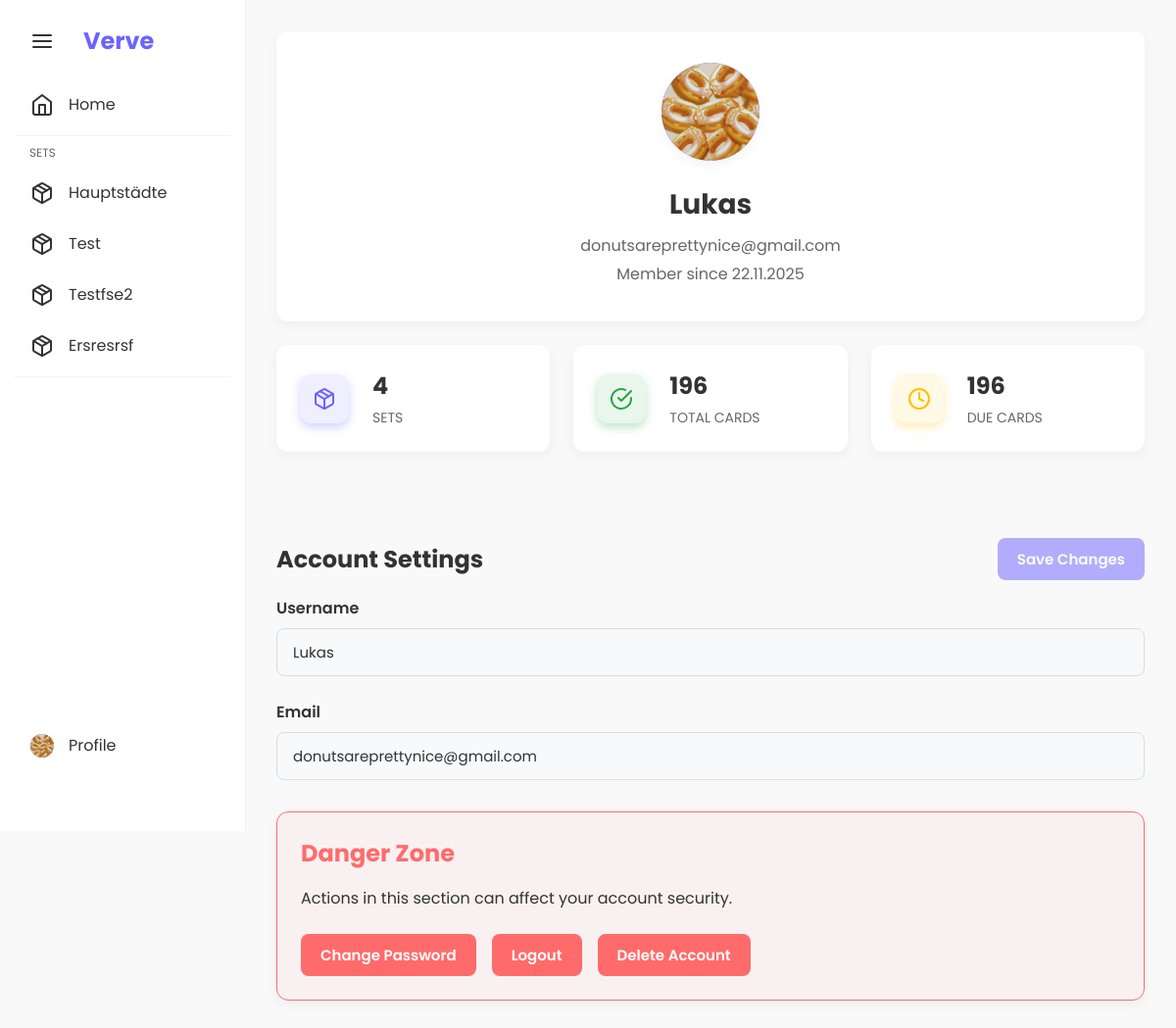
The app's page /auth/profile (signed in) with its own data.
### app/models/vocab_set.py (models this page shows, shortened)
class VocabSet(db.Model):
    __tablename__ = 'vocab_sets'
    id = db.Column(db.Integer, primary_key=True)
    name = db.Column(db.String(100), nullable=False)
    user_id = db.Column(db.Integer, db.ForeignKey('users.id'), nullable=True)  # None for shared sets
    is_shared = db.Column(db.Boolean, nullable=False, default=False)
    created_at = db.Column(db.DateTime, nullable=False, default=datetime.now)
    updated_at = db.Column(db.DateTime, nullable=False, default=datetime.now, onupdate=datetime.now)
    cards = db.relationship('Card', backref='vocab_set', lazy=True, cascade='all, delete-orphan')
    def get_due_cards(self) -> List['Card']:
        from app.models.card import Card
        return [card for card in self.cards if card.is_due()]
    def get_statistics(self) -> dict:
        level_counts = {}
        for card in self.cards:
            level = card.level
            level_counts[level] = level_counts.get(level, 0) + 1
        return {
            'total_cards': len(self.cards),
            'level_counts': level_counts,
            'due_cards': len(self.get_due_cards())
        }

### app/models/user.py (models this page shows, shortened)
class User(UserMixin, db.Model):
    __tablename__ = 'users'
    id = db.Column(db.Integer, primary_key=True)
    username = db.Column(db.String(50), unique=True, nullable=False, index=True)
    email = db.Column(db.String(120), unique=True, nullable=False, index=True)
    password_hash = db.Column(db.String(128), nullable=False)
    created_at = db.Column(db.DateTime, nullable=False, default=datetime.now)
    avatar_file = db.Column(db.String(120), nullable=True)
    vocab_sets = db.relationship('VocabSet', backref='user', lazy=True,
                                foreign_keys='VocabSet.user_id')

### app/routes/auth.py (the view)
@auth_bp.route('/profile')
@login_required
def profile():
    sets = VocabService.get_all_set_names(current_user.id)
    total_cards = 0
    due_cards = 0
    for s in sets:
        total_cards += s.get('card_count', 0)
        due_cards += s.get('due_count', 0)
    sidebar_collapsed = request.cookies.get('sidebar_collapsed', 'false') == 'true'
    return render_template('profile.html',
                         current_user=current_user,
                         sets=sets,
                         total_cards=total_cards,
                         due_cards=due_cards,
                         sidebar_collapsed=sidebar_collapsed)

### app/__init__.py (called while the page is built)
def setup_login_manager(app: Flask) -> None:
    from flask_login import LoginManager
    from app.models import User
    login_manager = LoginManager()
    login_manager.init_app(app)
    login_manager.login_view = 'auth.login'
    login_manager.login_message = 'Bitte melden Sie sich an, um auf diese Seite zuzugreifen.'
    @login_manager.user_loader
    def load_user(user_id):
        return User.query.get(int(user_id))

### app/models/card.py (called while the page is built)
    def is_due(self) -> bool:
        return self.next_review <= datetime.now()

### app/services/vocab_service.py (called while the page is built)
    @staticmethod
    def get_all_set_names(user_id: int) -> List[Dict]:
        vocab_sets = VocabSet.query.filter(VocabSet.user_id == user_id).all()
        result = []
        for vs in vocab_sets:
            level_counts = vs.get_statistics()['level_counts']
            max_level = max(level_counts.items(), key=lambda x: x[1])[0] if level_counts else 1
            result.append({
                'id': vs.id,
                'name': vs.name,
                'is_shared': vs.is_shared,
                'card_count': len(vs.cards),
                'due_count': len(vs.get_due_cards()),
                'level_counts': level_counts,
                'max_level': max_level
            })
        return result

### templates/profile.html (shortened to what this page needs)
{% extends "base.html" %}
{% block content %}
<div class="container">
    <div class="card profile-card">
        <div class="profile-header">
            <div class="profile-avatar-large" onclick="document.getElementById('avatar').click()"
                style="cursor: pointer; position: relative; overflow: hidden;">
                {% if current_user.avatar_file %}
                <img id="avatar-preview-img" src="{{ url_for('static', filename=current_user.avatar_file) }}"
                    alt="Avatar" style="width: 100%; height: 100%; object-fit: cover; border-radius: 50%;">
                {% else %}
                <span id="avatar-initials">{{ current_user.username[0].upper() }}</span>
                <img id="avatar-preview-img" src="" alt="Avatar"
                    style="display: none; width: 100%; height: 100%; object-fit: cover; border-radius: 50%;">
                {% endif %}
            </div>
            <div class="profile-info">
                <h1>{{ current_user.username }}</h1>
                <p class="text-muted">{{ current_user.email }}</p>
                <p class="text-muted">Member since {{ current_user.created_at.strftime('%d.%m.%Y') }}</p>
            </div>
        </div>
    </div>
    <div class="stats-overview">
        <div class="card stat-card">
            <div class="stat-icon icon-style-primary">
                <i data-feather="package"></i>
            </div>
            <div class="stat-details">
                <h3>{{ sets|length }}</h3>
                <p>Sets</p>
            </div>
        </div>
        <div class="card stat-card">
            <div class="stat-icon icon-style-success">
                <i data-feather="check-circle"></i>
            </div>
            <div class="stat-details">
                <h3>{{ total_cards }}</h3>
                <p>Total Cards</p>
            </div>
        </div>
        <div class="card stat-card">
            <div class="stat-icon icon-style-warning">
                <i data-feather="clock"></i>
            </div>
            <div class="stat-details">
                <h3>{{ due_cards }}</h3>
                <p>Due Cards</p>
            </div>
        </div>
    </div>
    <div class="account-settings">
        <div style="display: flex; justify-content: space-between; align-items: center; margin-bottom: var(--spacing-md);">
            <h2 style="margin: 0;">Account Settings</h2>
            <button type="submit" form="profile-form" id="save-profile-btn" class="btn btn-primary" disabled>Save Changes</button>
        </div>
        <form action="{{ url_for('auth.update_profile') }}" method="POST" enctype="multipart/form-data"
            class="profile-form" id="profile-form">
            <div class="form-group">
                <label for="username">Username</label>
                <input type="text" id="username" name="username" value="{{ current_user.username }}" required
                    class="form-control">
            </div>
            <div class="form-group">
                <label for="email">Email</label>
                <input type="email" id="email" name="email" value="{{ current_user.email }}" required
                    class="form-control">
            </div>
        </form>
        <div class="card danger-zone">
            <h2>Danger Zone</h2>
            <p>Actions in this section can affect your account security.</p>
            <div class="account-actions">
                <a href="{{ url_for('auth.change_password') }}" class="btn btn-danger">Change Password</a>
                <a href="{{ url_for('auth.logout') }}" class="btn btn-danger">Logout</a>
                <button type="button" class="btn btn-danger" onclick="openDeleteModal()">Delete Account</button>
            </div>
        </div>
    </div>
</div>
{% endblock %}

### templates/base.html (shortened to what this page needs)
<!DOCTYPE html>
<html lang="en">
<head>
    <link rel="stylesheet" href="{{ url_for('static', filename='css/style.css') }}">
</head>
<body>
    <div class="sidebar {% if sidebar_collapsed %}collapsed{% endif %}">
        <div class="sidebar-header">
            <button class="sidebar-toggle"><i data-feather="menu"></i></button>
            <span class="sidebar-brand">Verve</span>
        </div>
        <ul class="sidebar-nav">
            <li><a href="{{ url_for('main.index') }}"><i data-feather="home"></i><span>Home</span></a></li>
            <li class="sidebar-separator"></li>
            <li class="sidebar-nav-header"><span>Sets</span></li>
            {% for set in sets %}
            <li>
                <a href="{{ url_for('main.set_overview', set_id=set.id) }}">
                    <i data-feather="package"></i>
                    <span>
                        {{ set.name.replace('_', ' ') | title }}
                    </span>
                </a>
            </li>
            {% endfor %}
            <li class="sidebar-separator"></li>
        </ul>
        {% if current_user.is_authenticated %}
        <div class="sidebar-profile-bottom">
            <a href="{{ url_for('auth.profile') }}" class="profile-link-bottom">
                <div class="sidebar-avatar">
                    {% if current_user.avatar_file %}
                    <img src="{{ url_for('static', filename=current_user.avatar_file) }}" alt="Avatar"
                        style="width: 100%; height: 100%; object-fit: cover; border-radius: 50%;">
                    {% else %}
                    {{ current_user.username[0].upper() }}
                    {% endif %}
                </div>
                <span>Profile</span>
            </a>
        </div>
        {% endif %}
    </div>
    <div class="main-content {% if sidebar_collapsed %}collapsed{% endif %}">
        {% block content %}{% endblock %}
    </div>
</body>
</html>

### records on screen
VocabSet: name.replace "Hauptstädte"
VocabSet: name.replace "Test"
VocabSet: name.replace "Testfse2"
VocabSet: name.replace "Ersresrsf"
User: avatar_file (picture), username "Lukas", email "donutsareprettynice@gmail.com", created_at "22.11.2025"

### other values on screen
{{ sets|length }} "4"
{{ total_cards }} "196"
{{ due_cards }} "196"
